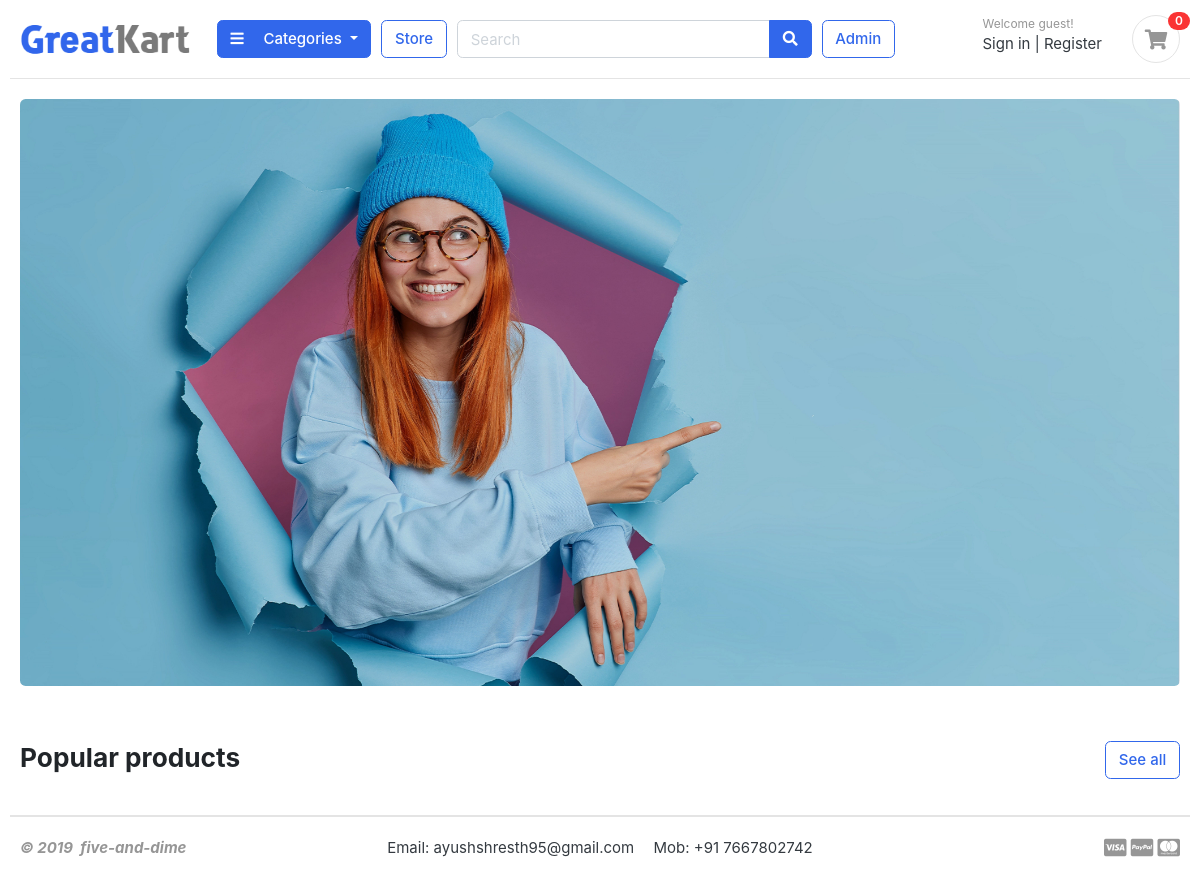
Before: / with the older database file.
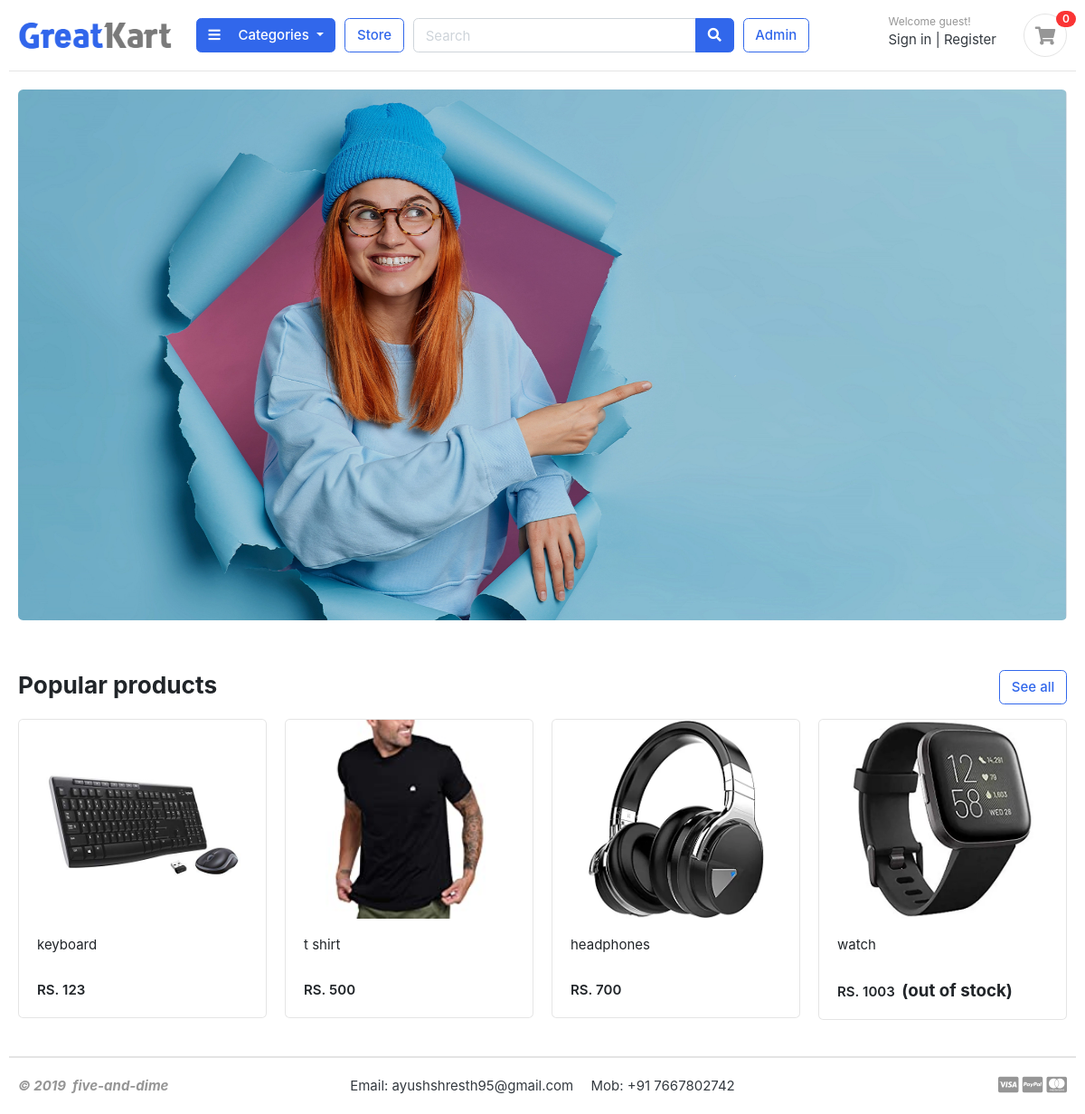
After: the same page with the newer database file.
### store/models.py (models this page shows, shortened)
class Products(models.Model):
    product_name = models.CharField(max_length=100, unique=True)
    slug = models.SlugField(max_length=100, unique=True)
    description = models.TextField(max_length=300, blank=True)
    price = models.IntegerField()
    image = models.ImageField(upload_to="photos/product")
    stock = models.IntegerField()
    available = models.BooleanField(default=True)
    categories = models.ForeignKey(Categories, on_delete=models.CASCADE)
    created_date = models.DateTimeField(auto_now_add=True)
    modified_date = models.DateTimeField(auto_now=True)
    class Meta:
        verbose_name = "Products"
        verbose_name_plural = "Products"
    def get_url(self):
        return reverse("product_detail", args=[self.categories.slug, self.slug,])

### greatkart/views.py (the view)
# urls.py: 2. Add a URL to urlpatterns:  path('', views.home, name='home')
def home(request):
    product = Products.objects.all().filter(available=True)
    param={'products':product}
    return render(request, 'home.html', param)

### categories/context_processors.py (called while the page is built)
def menu_links(request):
    link = Categories.objects.all()
    return dict(links=link)

### categories/models.py (called while the page is built)
    def get_url(self):
        return(reverse('product_by_categories', args=[self.slug] ))

### templates/home.html
{% extends 'base.html' %}
{% load static %}
{% block content %}
<section class="section-intro padding-y-sm">
<div class="container-fluid">
<div class="intro-banner-wrap">
	<a href="{% url 'store' %}">
	<img src="{% static 'images/banners/cover6.jpg' %}" class="img-fluid rounded">
</a>
</div>
</div>
</section>
<section class="section-name padding-y-sm">
<div class="container-fluid">
<header class="section-heading">
	<a href="{% url 'store' %}" class="btn btn-outline-primary float-right">See all</a>
	<h3 class="section-title">Popular products</h3>
</header>
<div class="row">
{% for product in products %}
	<div class="col-md-3">
		<div class="card card-product-grid">
			<a href="{{product.get_url}}" class="img-wrap"> <img src=" {{product.image.url}} "> </a>
			<figcaption class="info-wrap">
				<a style="height:40px; overflow:hidden; display: inline-block;" href="{{product.get_url}}" class="title" > {{product.product_name}} </a>
				{% if product.stock <= 0 %}
					<div class="price mt-1">RS.&nbsp;{{product.price}}&nbsp; <h5 style="display: inline">(out of stock)</h5></div>
				{% else %}
					<div class="price mt-1"> RS.&nbsp;{{product.price}}</div>
				{% endif %}
			</figcaption>
		</div>
	</div>
{% endfor %}
</div>
</section>
</body>
</html>
{% endblock content %}

### templates/base.html (shortened to what this page needs)
{% load static %}
<!DOCTYPE html>
<html lang="en">
  <head>
    <link
      href="{% static 'css/bootstrap.css' %}"
      rel="stylesheet"
      type="text/css"
    />
    <link
      href="{% static 'fonts/fontawesome/css/all.min.css' %}"
      type="text/css"
      rel="stylesheet"
    />
    <link href="{% static 'css/ui.css' %}" rel="stylesheet" type="text/css" />
    <link
      href="{% static 'css/responsive.css' %}"
      rel="stylesheet"
      media="only screen and (max-width: 1200px)"
    />
  </head>
  <body>
    <div class="container-fluid">
	  {% include 'include/navbar.html' %}
	  {%block content %}{% endblock content %}
      {%include 'include/footer.html' %}
  </body>
</html>

### templates/include/navbar.html (shortened to what this page needs)
{% load static %}
<header class="section-header">
<section class="header-main border-bottom">
	<div class="container-fluid">
<div class="row align-items-center">
	<div class="col-lg-2 col-md-3 col-6">
		<a href="/" class="brand-wrap">
			<img class="logo" src="{% static './images/logo.png' %}">
		</a>
	</div>
	<div class="col-lg col-sm col-md col-6 flex-grow-0">
		<div class="category-wrap dropdown d-inline-block float-right">
			<button type="button" class="btn btn-primary dropdown-toggle" data-toggle="dropdown">
				<i class="fa fa-bars"></i> &nbsp; &nbsp; Categories
			</button>
		</div>
	</div>
	<a href="/store/" class="btn btn-outline-primary">Store</a>
	<div class="col-lg  col-md-6 col-sm-12 col">
		<form action="{% url 'search' %}" class="search" method="get">
			<div class="input-group w-100">
			    <input type="text" class="form-control" placeholder="Search" name="keyword">
			    <div class="input-group-append">
			      <button class="btn btn-primary" type="submit">
			        <i class="fa fa-search"></i>
			      </button>
			    </div>
		    </div>
		</form>
	</div>
	<a href="/admin/" class="btn btn-outline-primary">Admin</a>
	<div class="col-lg-3 col-sm-6 col-8 order-2 order-lg-3">
				<div class="d-flex justify-content-end mb-3 mb-lg-0">
					<div class="widget-header">
						<small class="title text-muted">Welcome guest!</small>
						<div>
							<a href="{% url 'login_account' %}">Sign in</a> <span class="dark-transp"> | </span>
							<a href="{% url 'register_account' %}"> Register</a>
						</div>
					</div>
					<a href="/cart" class="widget-header pl-3 ml-3">
						<div class="icon icon-sm rounded-circle border"><i class="fa fa-shopping-cart"></i></div>
						<span class="badge badge-pill badge-danger notify">0</span>
					</a>
				</div>
			</div>
</div>
	</div>
</section>
</header>

### templates/include/footer.html (shortened to what this page needs)
<footer class="section-footer border-top" >
	<div class="container">
	<div style="height:length;">
		<section class="footer-bottom border-top row">
			<div class="col-md-2">
				<p class="text-muted"> <b><i> &copy 2019 &nbsp;five-and-dime</i></b> </p>
			</div>
			<div class="col-md-8 text-md-center">
				<span  class="px-2">Email:  ayushshresth95@gmail.com</span>
				<span  class="px-2">Mob: +91 7667802742</span>
			</div>
			<div class="col-md-2 text-md-right text-muted">
				<i class="fab fa-lg fa-cc-visa"></i>
				<i class="fab fa-lg fa-cc-paypal"></i>
				<i class="fab fa-lg fa-cc-mastercard"></i>
			</div>
			</div>
	</div>
</footer>

### static/css/ui.css (style rules this page uses)
html { font-family: "Inter", sans-serif; font-size: 15px; }
.img-wrap { text-align: center; display: block; }
.img-wrap img { max-width: 100%; }
.icon-xs, .icon-sm, .icon-md, .icon-lg { display: inline-block; text-align: center; flex-shrink: 0; flex-grow: 0; }
.icon-sm { width: 48px; height: 48px; line-height: 48px !important; font-size: 20px; }
.padding-y-sm { padding-top: 20px; padding-bottom: 20px; }
.section-heading { margin-bottom: 20px; margin-top: 15px; }
.section-title { color: #212529; }
p:last-child { margin-bottom: 0; }
.header-main { position: relative; padding-top: 1rem; padding-bottom: 1rem; }
.brand-wrap .logo, .navbar-brand .logo { margin-right: 7px; max-height: 42px; display: inline-block; }
.widget-header { display: inline-block; vertical-align: middle; position: relative; }
.widget-header a { color: #343a40; }
.widget-header i { color: #969696; }
.widget-header .title { display: block; }
.widget-header .notify { position: absolute; top: -3px; right: -10px; }
.footer-bottom { padding-top: 20px; padding-bottom: 20px; }
[class*=card-product] a.title { color: #212529; display: block; }
[class*=card-product] .img-wrap { overflow: hidden; position: relative; }
[class*=card-product] .img-wrap img { height: 100%; max-width: 100%; width: auto; display: inline-block; -o-object-fit: cover; object-fit: cover; }
.card-product-grid { margin-bottom: 20px; }
.card-product-grid .img-wrap { border-radius: 0.2rem 0.2rem 0 0; height: 220px; }
.card-product-grid .info-wrap { overflow: hidden; padding: 18px 20px; }
.card .img-wrap { overflow: hidden; }
.notify { position: absolute; top: -4px; right: -10px; display: inline-block; padding: 0.25em 0.6em; font-size: 12px; line-height: 1; text-align: center; border-radius: 3rem; color: #fff; background-color: #fa3434; }
.price { font-weight: 600; color: #212529; }

Changed rows visible on the page:
added Products: image (picture), product_name "keyboard", price "123"
added Products: image (picture), product_name "t shirt", price "500"
added Products: image (picture), product_name "headphones", price "700"
added Products: image (picture), product_name "watch", price "1003"
